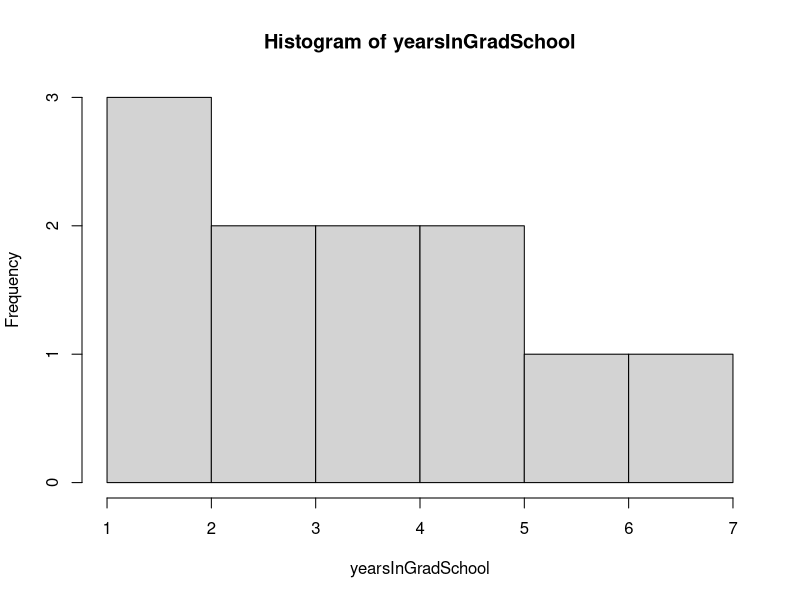
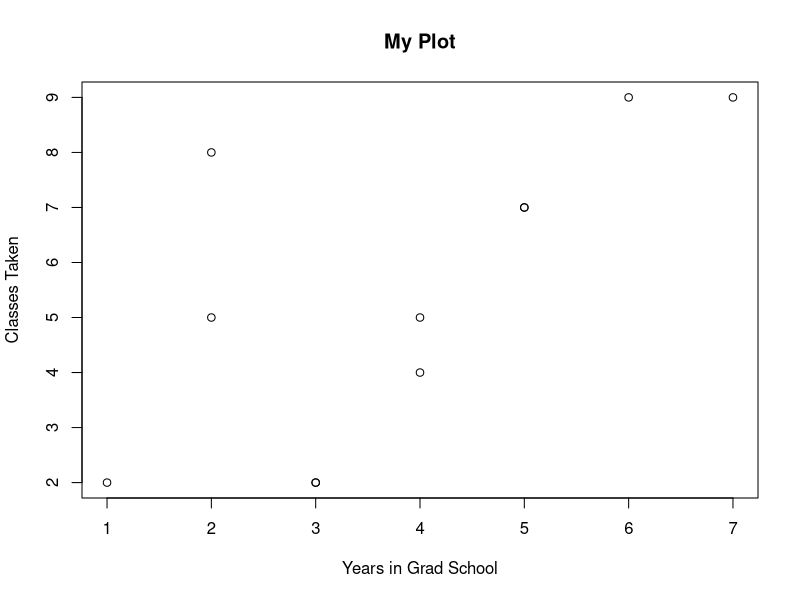
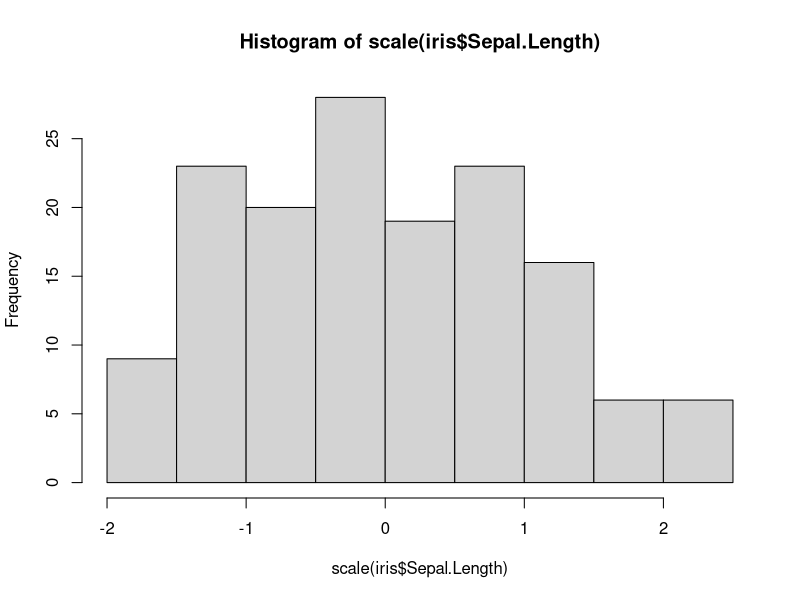
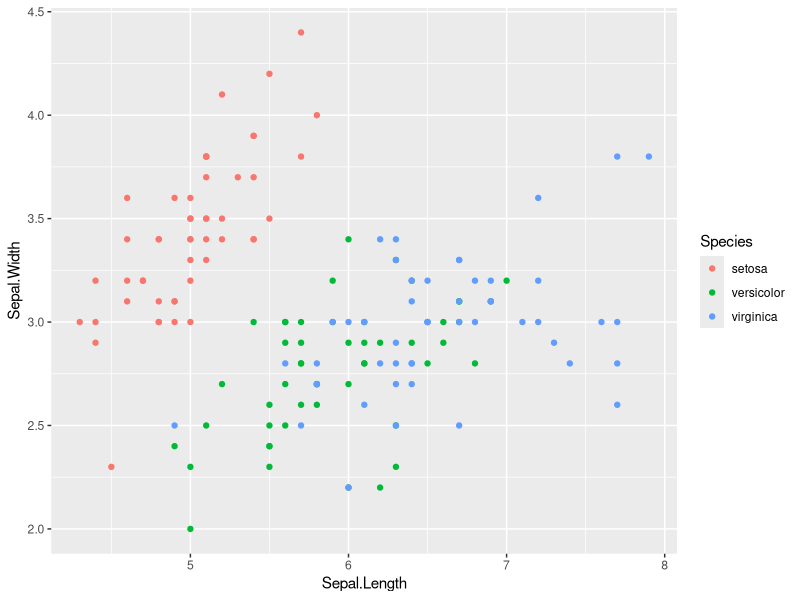
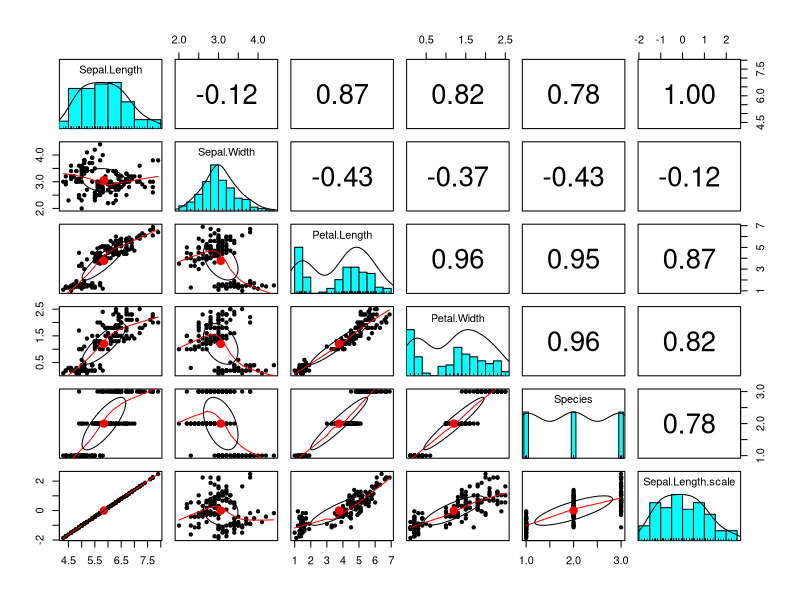
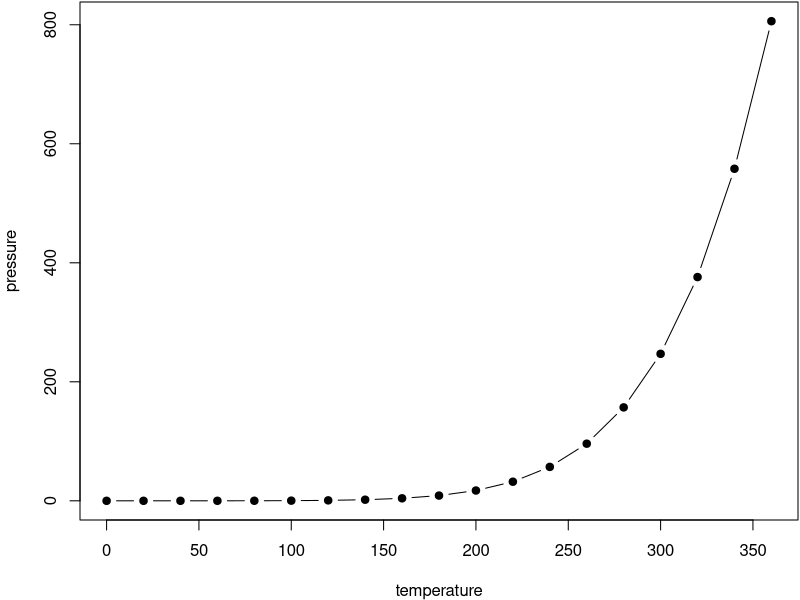

R code for these plots, in order:
## ---- chunk 1
2 + 2
5 - 2
10 / 4
9 * 200
sqrt(81)
10 > 4
2 < -1
## ---- chunk 2
foo <- 2 * 3
foo * 6
## ---- chunk 3
yearsInGradSchool <- c(2,1,4,5,6,7,3,2,4,5,3)
## ---- chunk 4
yearsInGradSchool * 3
## ---- chunk 5
yearsInGradSchool - 2
## ---- chunk 6
yearsInGradSchool < 2
## ---- chunk 7
mean(yearsInGradSchool)
sd(yearsInGradSchool)
## ---- chunk 8
hist(yearsInGradSchool)
scale(yearsInGradSchool)
range(yearsInGradSchool)
min(yearsInGradSchool)
class(yearsInGradSchool)
str(yearsInGradSchool)
summary(yearsInGradSchool)
## ---- chunk 9
yearsInGradSchool <- c(2,1,4,5,6,7,3,2,4,5,3)
classesTaken <- c(5,2,5,7,9,9,2,8,4,7,2)
gradData <- data.frame(yearsInGradSchool,classesTaken)
## ---- chunk 10
cor(yearsInGradSchool,classesTaken)
## ---- chunk 11
plot(yearsInGradSchool,classesTaken, 
     data = gradData, 
     main = "My Plot", 
     xlab = "Years in Grad School", 
     ylab = "Classes Taken")
## ---- chunk 12
str(iris)
class(iris)
summary(iris)
## ---- chunk 13
iris$Sepal.Length
## ---- chunk 14
hist(scale(iris$Sepal.Length))

iris$Sepal.Length.scale <- scale(iris$Sepal.Length)
## ---- chunk 15
iris[1,1]
iris[2,]
iris[,5]
iris[iris$Sepal.Length < 5,]
iris[,c(1:4)]
iris[c(1,2,3,4,5,6,8),c(1:3,5)]
Setosas <- iris[iris$Species == "setosa",]
## ---- chunk 16

library(ggplot2)
ggplot(iris, aes(x = Sepal.Length, y = Sepal.Width, 
                 color = Species), 
       xlab = "Sepal Length",
       ylab = "Sepal Width",
       main = "My Plot") + geom_point()
## ---- chunk 17
library(psych)
pairs.panels(iris)
## ---- chunk 18
par(mar = c(4, 4, .1, .1))
plot(pressure, type = 'b', pch = 19)
## ---- chunk 19
knitr::kable(
  head(iris, 20), caption = 'Here is a nice table!',
  booktabs = TRUE
)
